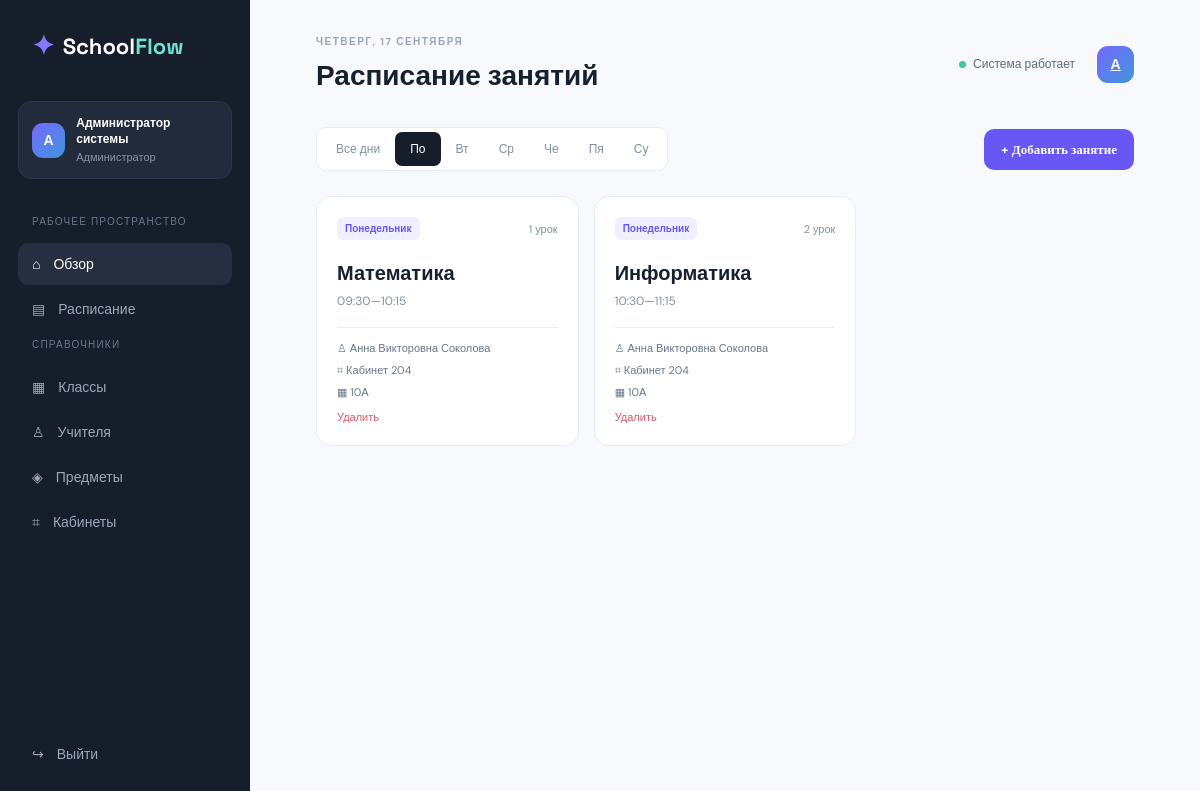
/schedule/?day=1 (signed in), run on the app's committed database.
### app/models/models.py (models this page shows, shortened)
class User(UserMixin, db.Model):
    id = db.Column(db.Integer, primary_key=True)
    username = db.Column(db.String(80), unique=True, nullable=False)
    password_hash = db.Column(db.String(255), nullable=False)
    full_name = db.Column(db.String(120), nullable=False)
    role = db.Column(db.String(20), default='student')
    class_group_id = db.Column(db.Integer, db.ForeignKey('class_group.id'))
    @property
    def is_admin(self): return self.role == 'admin'

class Lesson(db.Model):
    id = db.Column(db.Integer, primary_key=True)
    weekday = db.Column(db.Integer, nullable=False)
    lesson_number = db.Column(db.Integer, nullable=False)
    start_time = db.Column(db.String(5), nullable=False)
    end_time = db.Column(db.String(5), nullable=False)
    class_group_id = db.Column(db.Integer, db.ForeignKey('class_group.id'), nullable=False)
    teacher_id = db.Column(db.Integer, db.ForeignKey('teacher.id'), nullable=False)
    subject_id = db.Column(db.Integer, db.ForeignKey('subject.id'), nullable=False)
    classroom_id = db.Column(db.Integer, db.ForeignKey('classroom.id'), nullable=False)
    notes = db.Column(db.Text)
    created_at = db.Column(db.DateTime, default=datetime.utcnow)
    class_group = db.relationship('ClassGroup')
    teacher = db.relationship('Teacher')
    subject = db.relationship('Subject')
    classroom = db.relationship('Classroom')

class Subject(db.Model):
    id = db.Column(db.Integer, primary_key=True)
    name = db.Column(db.String(100), nullable=False)
    color = db.Column(db.String(20), default='#6c63ff')

class Teacher(db.Model):
    id = db.Column(db.Integer, primary_key=True)
    full_name = db.Column(db.String(120), nullable=False)
    email = db.Column(db.String(120))

class Classroom(db.Model):
    id = db.Column(db.Integer, primary_key=True)
    name = db.Column(db.String(30), unique=True, nullable=False)
    building = db.Column(db.String(80), default='Главный корпус')

class ClassGroup(db.Model):
    id = db.Column(db.Integer, primary_key=True)
    name = db.Column(db.String(30), unique=True, nullable=False)
    profile = db.Column(db.String(100), default='Общеобразовательный')

### app/routes/schedule.py (the view)
@schedule_bp.route('/')
@login_required
def index():
    day = request.args.get('day', type=int)
    query = Lesson.query
    if day: query = query.filter_by(weekday=day)
    lessons = query.order_by(Lesson.weekday, Lesson.lesson_number).all()
    return render_template('schedule/index.html', lessons=lessons, days=DAYS, selected_day=day)

### app/models/models.py (called while the page is built)
@login_manager.user_loader
def load_user(user_id): return db.session.get(User, int(user_id))

### app/templates/schedule/index.html
{% extends 'base.html' %}{% block title %}Расписание — SchoolFlow{% endblock %}{% block heading %}Расписание занятий{% endblock %}{% block content %}<div class="toolbar"><div class="tabs"><a class="{{ 'active' if not selected_day }}" href="{{ url_for('schedule.index') }}">Все дни</a>{% for number,name in days.items() %}<a class="{{ 'active' if selected_day==number }}" href="{{ url_for('schedule.index', day=number) }}">{{ name[:2] }}</a>{% endfor %}</div>{% if current_user.is_admin %}<a class="button primary" href="{{ url_for('schedule.create') }}">+ Добавить занятие</a>{% endif %}</div><div class="schedule-grid">{% for lesson in lessons %}<article class="schedule-card"><div class="schedule-top"><span class="day-tag">{{ days[lesson.weekday] }}</span><span class="lesson-number">{{ lesson.lesson_number }} урок</span></div><h3>{{ lesson.subject.name }}</h3><p>{{ lesson.start_time }}—{{ lesson.end_time }}</p><div class="schedule-meta"><span>♙ {{ lesson.teacher.full_name }}</span><span>⌗ Кабинет {{ lesson.classroom.name }}</span><span>▦ {{ lesson.class_group.name }}</span></div>{% if current_user.is_admin %}<form method="post" action="{{ url_for('schedule.delete', lesson_id=lesson.id) }}" onsubmit="return confirm('Удалить занятие?')"><button class="delete-link">Удалить</button></form>{% endif %}</article>{% else %}<div class="empty">По выбранному фильтру занятий нет.</div>{% endfor %}</div>{% endblock %}

### app/templates/base.html
<!doctype html><html lang="ru"><head><meta charset="utf-8"><meta name="viewport" content="width=device-width, initial-scale=1"><title>{% block title %}SchoolFlow{% endblock %}</title><link rel="stylesheet" href="{{ url_for('static', filename='css/style.css') }}"></head><body><div class="app-shell"><aside class="sidebar"><a class="brand" href="{{ url_for('dashboard.index') }}"><span class="brand-mark">✦</span><span>School<span>Flow</span></span></a><div class="user-chip"><div class="avatar">{{ current_user.full_name[0] }}</div><div><b>{{ current_user.full_name }}</b><small>{{ 'Администратор' if current_user.is_admin else 'Ученик' }}</small></div></div><nav><small class="nav-label">РАБОЧЕЕ ПРОСТРАНСТВО</small><a href="{{ url_for('dashboard.index') }}">⌂ <span>Обзор</span></a><a href="{{ url_for('schedule.index') }}">▤ <span>Расписание</span></a><small class="nav-label">СПРАВОЧНИКИ</small><a href="{{ url_for('directories.index', kind='classes') }}">▦ <span>Классы</span></a><a href="{{ url_for('directories.index', kind='teachers') }}">♙ <span>Учителя</span></a><a href="{{ url_for('directories.index', kind='subjects') }}">◈ <span>Предметы</span></a><a href="{{ url_for('directories.index', kind='rooms') }}">⌗ <span>Кабинеты</span></a></nav><a class="logout" href="{{ url_for('auth.logout') }}">↪ <span>Выйти</span></a></aside><main class="main"><header class="topbar"><div><p class="eyebrow">{{ now_label|default('ЧЕТВЕРГ, 17 СЕНТЯБРЯ') }}</p><h1>{% block heading %}Добрый день, {{ current_user.full_name.split()[0] }}{% endblock %}</h1></div><div class="top-actions"><span class="status-dot">Система работает</span><a class="avatar mini" href="{{ url_for('auth.logout') }}">{{ current_user.full_name[0] }}</a></div></header>{% with messages = get_flashed_messages(with_categories=true) %}{% if messages %}<div class="alerts">{% for category,message in messages %}<div class="alert {{ category }}">{{ message }}</div>{% endfor %}</div>{% endif %}{% endwith %}{% block content %}{% endblock %}</main></div><script src="{{ url_for('static', filename='js/app.js') }}"></script></body></html>

### app/static/css/style.css (style rules this page uses)
:root { --ink:#17202f;--muted:#8290a5;--line:#e8edf3;--purple:#6857f5;--teal:#18b7a2;--bg:#f7f9fc;--white:#fff;--dark:#161d2b }
* { box-sizing:border-box }
body { margin:0;background:var(--bg);color:var(--ink);font:14px 'DM Sans',sans-serif }
h1,h2,h3,p { margin:0 }
h1,h2,h3,.brand { font-family:'Space Grotesk',sans-serif }
.app-shell { display:flex;min-height:100vh }
.sidebar { width:250px;background:var(--dark);color:#fff;padding:28px 18px 22px;display:flex;flex-direction:column;position:fixed;inset:0 auto 0 0 }
.brand { font-size:22px;font-weight:700;padding:0 14px 38px;display:flex;gap:8px;align-items:center;color:white;text-decoration:none }
.brand span span,.login-logo span { color:#72e1d1 }
.brand-mark,.login-logo>span { color:#8578ff;font-size:27px }
.user-chip { display:flex;gap:11px;align-items:center;padding:13px;background:#222b3b;border:1px solid #2d3748;border-radius:13px;margin-bottom:28px }
.avatar { width:35px;height:35px;background:linear-gradient(135deg,#7768ff,#3e96db);border-radius:11px;display:grid;place-items:center;color:#fff;font-weight:700 }
.user-chip b { display:block;font-size:12px }
.user-chip small { color:#8793a6;font-size:11px }
.nav-label { color:#69768a;font-size:10px;letter-spacing:1.2px;display:block;padding:0 14px 12px;margin-top:8px }
.sidebar nav a,.logout { display:flex;gap:13px;align-items:center;color:#9ca8b9;text-decoration:none;padding:12px 14px;border-radius:10px;margin:3px 0 }
.sidebar nav a:hover,.sidebar nav a:first-of-type,.logout:hover { color:#fff;background:#262f40 }
.logout { margin-top:auto }
.main { margin-left:250px;width:calc(100% - 250px);padding:35px 5.5% 60px }
.topbar { display:flex;justify-content:space-between;align-items:center;margin-bottom:34px }
.eyebrow { font-size:10px;color:#9aa6b7;letter-spacing:1.5px;font-weight:700;margin-bottom:9px }
.topbar h1 { font-size:28px }
.top-actions { display:flex;align-items:center;gap:22px }
.status-dot { font-size:12px;color:#5c6c7e }
.status-dot:before { content:'';display:inline-block;width:7px;height:7px;background:#41c998;border-radius:50%;margin-right:7px }
.mini { width:37px;height:37px }
.button { border:0;border-radius:10px;padding:12px 17px;font:600 13px 'DM Sans';cursor:pointer;text-decoration:none;display:inline-flex;align-items:center;gap:16px }
.button.primary { background:var(--purple);color:#fff }
.day-tag { font-size:10px;color:var(--purple);background:#f0efff;border-radius:6px;padding:5px 8px;font-weight:700 }
.toolbar { display:flex;justify-content:space-between;align-items:center;margin-bottom:25px }
.tabs { display:flex;background:white;border:1px solid var(--line);padding:4px;border-radius:10px }
.tabs a { padding:9px 15px;text-decoration:none;color:var(--muted);border-radius:7px;font-size:12px }
.tabs a.active { background:var(--dark);color:white }
.schedule-grid { display:grid;grid-template-columns:repeat(3,1fr);gap:15px }
.schedule-card,.form-card,.directory-list { background:white;border:1px solid var(--line);border-radius:15px;padding:20px }
.schedule-top { display:flex;justify-content:space-between;align-items:center;margin-bottom:20px }
.lesson-number { font-size:11px;color:var(--muted) }
.schedule-card h3 { font-size:20px;margin-bottom:7px }
.schedule-card>p { color:var(--muted);font-size:12px }
.schedule-meta { border-top:1px solid var(--line);margin-top:18px;padding-top:13px;display:grid;gap:8px;color:#69778a;font-size:11px }
.delete-link { background:none;border:0;color:#d65868;padding:12px 0 0;cursor:pointer;font-size:11px }

### data on the page
User: full_name "А", full_name "Администратор системы", role "Администратор"
Lesson: weekday "Понедельник", lesson_number "1", subject.name "Математика", start_time "09:30", end_time "10:15", teacher.full_name "Анна Викторовна Соколова", classroom.name "204", class_group.name "10А"
Lesson: weekday "Понедельник", lesson_number "2", subject.name "Информатика", start_time "10:30", end_time "11:15", teacher.full_name "Анна Викторовна Соколова", classroom.name "204", class_group.name "10А"

### other printed values
{{ now_label|default('ЧЕТВЕРГ, 17 СЕНТЯБРЯ') }} "ЧЕТВЕРГ, 17 СЕНТЯБРЯ"
{{ name[:2] }} "По" "Вт" "Ср" "Че" "Пя" "Су"
